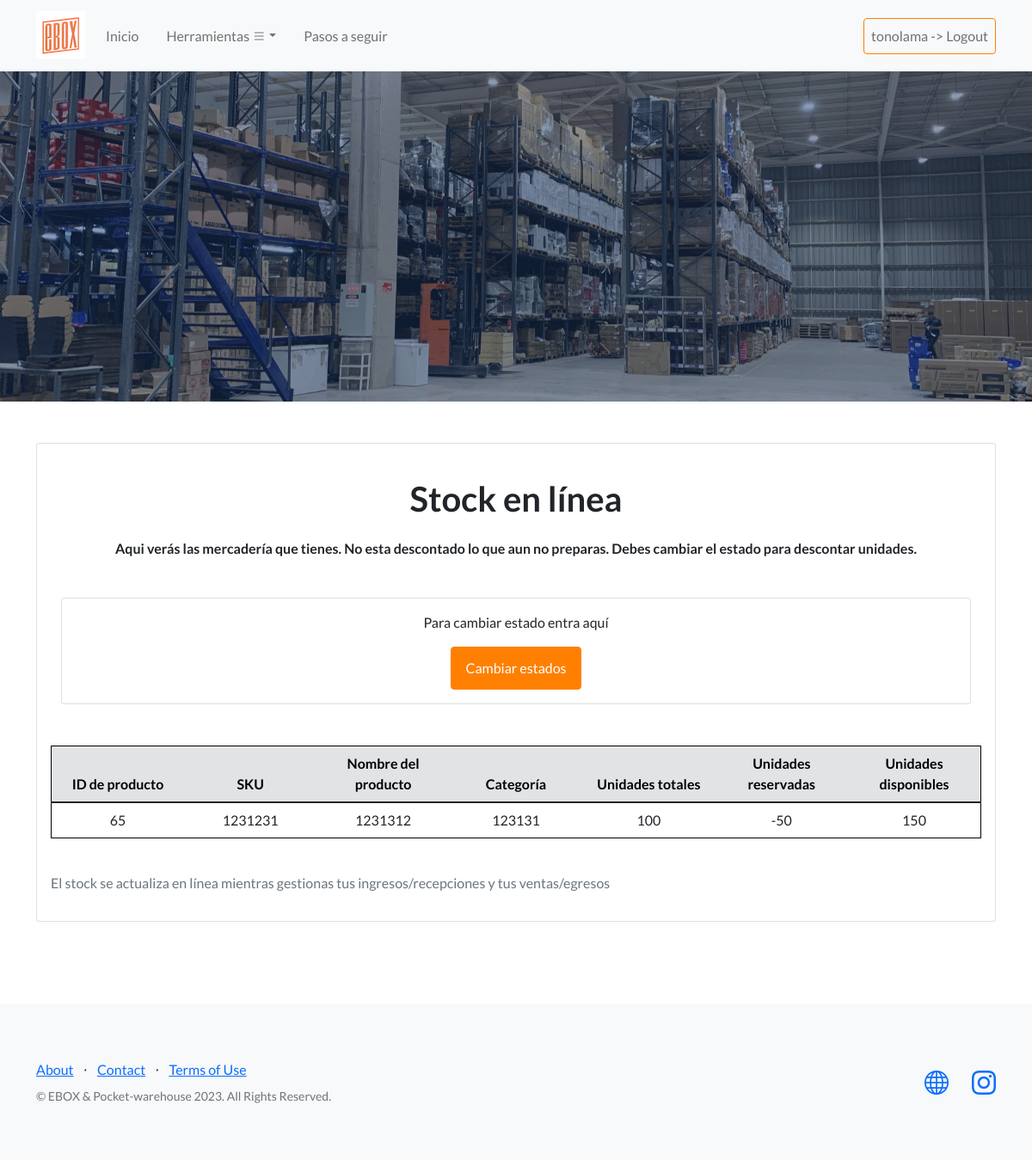
Page /eboxApp/stock_en_linea/ (signed in) on the committed database.
### eboxApp/models.py (models this page shows, shortened)
class Inventario(models.Model):
    sku = models.ForeignKey(Maestra, on_delete=models.CASCADE, null=True)
    tot_unidades = models.IntegerField(null=True)
    unidades_reservadas = models.IntegerField(default=0)
    unidades_disponibles = models.IntegerField(null=True)

class Maestra(models.Model):
    nombre_producto = models.CharField(max_length=300)
    numero_sku = models.CharField(max_length=300)
    categoria = models.CharField(max_length=300)

### eboxApp/views.py (the view)
# urls.py: path('stock_en_linea/', views.stock_en_linea, name='stock_en_linea'),
@login_required
def stock_en_linea(request):
    inventarios = Inventario.objects.all()
    return render(request, 'eboxApp/stock_en_linea.html', {'inventarios': inventarios})

### eboxApp/templates/eboxApp/stock_en_linea.html (shortened to what this page needs)
{% extends "eboxApp/base.html" %}
{% load static %}
{% block contenido_que_cambia %}
    <div class="container my-5" id = "stock">
      <div class="card mt-4">
        <div class="card-body">
          <h1 class="text-center my-4">Stock en línea</h1>
          <h6 class="text-center my-4" aling = "justify-content-center">Aqui verás las mercadería que tienes. No esta descontado lo que aun no preparas. Debes cambiar el estado para descontar unidades.</h6>
          <div class="container my-5">
            <div class="card mt-4">
              <div class="card-body">
                <div class="text-center">
                  <p>Para cambiar estado entra aquí</p>
                  <a href="{% url 'eboxApp:buscarTodoEgreso' %}" class="btn btn-primary">Cambiar estados</a>
              </div>
            </div>
          </div>
        </div>
          <div class="row">
            <div class="col">
              <table class="table">
                <thead class="thead-light">
                  <tr class = "table-secondary">
                    <th>ID de producto</th>
                    <th>SKU</th>
                    <th>Nombre del producto</th>
                    <th>Categoría</th>
                    <th>Unidades totales</th>
                    <th>Unidades reservadas</th>
                    <th>Unidades disponibles</th>
                  </tr>
                </thead>
                <tbody>
                  {% for inventario in inventarios %}
                  <tr>
                    <td>{{ inventario.sku.id }}</td>
                    <td>{{ inventario.sku.numero_sku }}</td>
                    <td>{{ inventario.sku.nombre_producto }}</td>
                    <td>{{ inventario.sku.categoria }}</td>
                    <td>{{ inventario.tot_unidades }}</td>
                    <td>{{ inventario.unidades_reservadas }}</td>
                    <td>{{ inventario.unidades_disponibles }}</td>
                  </tr>
                  {% endfor %}
                </tbody>
              </table>
            </div>
          </div>
          <div class="row mt-4">
            <div class="col">
              <p class="text-muted">El stock se actualiza en línea mientras gestionas tus ingresos/recepciones y tus ventas/egresos</p>
            </div>
          </div>
        </div>
      </div>
    </div>
{% endblock %}

### eboxApp/templates/eboxApp/base.html (shortened to what this page needs)
<!DOCTYPE html>
<html lang="es">
    <head>
        {% load static %}
        <link href="https://cdn.jsdelivr.net/npm/bootstrap-icons@1.5.0/font/bootstrap-icons.css" rel="stylesheet" type="text/css" />
        <link href="{% static 'eboxApp/css/styles.css' %}" rel="stylesheet" />
    </head>
    <body>
        <nav class="navbar navbar-expand-lg navbar-light  bg-light static-top sticky-top">
            <div class="container">
              <a class="navbar-brand" href="{% url 'eboxApp:Index' %}">
                <img src="{% static 'eboxApp/assets/img/logoEbox.png' %}" alt="ebox Logo">
              </a>
              <div class="collapse navbar-collapse" id="navbarNav">
                <ul class="navbar-nav mr-auto">
                  <li class="nav-item active">
                    <a class="nav-link" href="{% url 'eboxApp:Index' %}">Inicio</a>
                  </li>
                  <li class="nav-item active">
                    <a class="nav-link" href="#"></a>
                  </li>
                  <li class="nav-item dropdown">
                      <a class="nav-link dropdown-toggle" href="#" id="navbarDropdown" role="button" data-toggle="dropdown" aria-haspopup="true" aria-expanded="false">Herramientas <i class="bi bi-list"></i></a>
                  </li>
                  <li class="nav-item active">
                    <a class="nav-link" href="#"></a>
                  </li>
                  <li class="nav-item active">
                    <a class="nav-link" href="{% url 'eboxApp:Index' %}#Comosehace">Pasos a seguir</a>
                  </li>
                </ul>
                {% if user.is_authenticated %}
                <ul class="navbar-nav ml-auto">
                  <li class="nav-item">
                    <a class="nav-link btn btn-outline-primary" href="{% url 'eboxApp:logout' %}">{{ user.username }} -> Logout</a>
                  </li>
                </ul>
                {% else %}
                <ul class="navbar-nav ml-auto">
                  <li class="nav-item">
                    <a class="nav-link btn btn-outline-primary" href="{% url 'eboxApp:Login' %}">Iniciar Sesión</a>
                  </li>
                </ul>
                {% endif %}
              </div>
            </div>
          </nav>
        <header class="masthead">
        </header>
        {% block contenido_que_cambia %}
        {% endblock %}
        <br>
        <br>
        <footer class="footer bg-light">
            <div class="container">
                <div class="row">
                    <div class="col-lg-6 h-100 text-center text-lg-start my-auto">
                        <ul class="list-inline mb-2">
                            <li class="list-inline-item"><a href="{% url 'eboxApp:about' %}">About</a></li>
                            <li class="list-inline-item">⋅</li>
                            <li class="list-inline-item"><a href="{% url 'eboxApp:Index' %}#signup">Contact</a></li>
                            <li class="list-inline-item">⋅</li>
                            <li class="list-inline-item"><a href="{% url 'eboxApp:Terms' %}">Terms of Use</a></li>
                        </ul>
                        <p class="text-muted small mb-4 mb-lg-0">&copy; EBOX & Pocket-warehouse 2023. All Rights Reserved.</p>
                    </div>
                    <div class="col-lg-6 h-100 text-center text-lg-end my-auto">
                        <ul class="list-inline mb-0">
                            <li class="list-inline-item me-4">
                                <a href="http://www.ebox3pl.cl"><i class="bi-globe fs-3"></i></a>
                            </li>
                            <li class="list-inline-item">
                                <a href="https://www.instagram.com/eboxfulfillment/" target = "_blank"><i class="bi-instagram fs-3"></i></a>
                            </li>
                        </ul>
                    </div>
                </div>
            </div>
        </footer>
    </body>
</html>

### rows in the picture
Inventario: sku.id "65", sku.numero_sku "1231231", sku.nombre_producto "1231312", sku.categoria "123131", tot_unidades "100", unidades_reservadas "-50", unidades_disponibles "150"

### other values in the picture
{{ user.username }} "tonolama"
